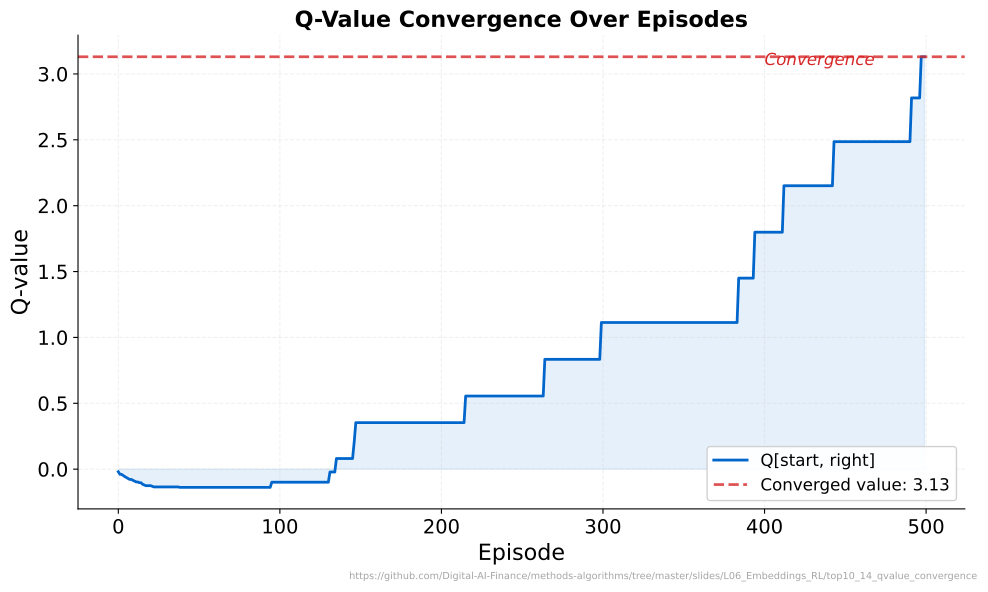

Reproduce this figure in Python.
"""Q-Value Convergence Over Episodes - Tracks Q-value for one state-action pair during Q-learning."""
import matplotlib.pyplot as plt
import numpy as np
from pathlib import Path
import sys
sys.path.insert(0, str(Path(__file__).resolve().parents[3] / 'templates'))
from chart_style import apply_style, COLORS, MLPURPLE, MLBLUE, MLORANGE, MLGREEN, MLRED, MLLAVENDER
apply_style()

CHART_METADATA = {
    "title": "Q-Value Convergence Over Episodes",
    "description": "Tracks Q[start, right] convergence during Q-learning on a 4x4 gridworld",
    "url": "https://github.com/Digital-AI-Finance/methods-algorithms/tree/master/slides/L06_Embeddings_RL/top10_14_qvalue_convergence"
}


np.random.seed(42)

# 4x4 gridworld Q-learning
grid_size = 4
n_states = grid_size * grid_size
n_actions = 4  # 0=up, 1=down, 2=left, 3=right
goal_state = n_states - 1  # bottom-right
alpha = 0.1
gamma = 0.95
epsilon = 0.1
n_episodes = 500

Q = np.zeros((n_states, n_actions))

def step(state, action, grid_size):
    row, col = divmod(state, grid_size)
    if action == 0:  # up
        row = max(0, row - 1)
    elif action == 1:  # down
        row = min(grid_size - 1, row + 1)
    elif action == 2:  # left
        col = max(0, col - 1)
    elif action == 3:  # right
        col = min(grid_size - 1, col + 1)
    next_state = row * grid_size + col
    reward = 10.0 if next_state == goal_state else -0.1
    done = next_state == goal_state
    return next_state, reward, done

# Track Q[0, 3] (start state, right action)
track_state, track_action = 0, 3
q_history = []

for ep in range(n_episodes):
    state = 0
    for _ in range(100):  # max steps
        if np.random.rand() < epsilon:
            action = np.random.randint(n_actions)
        else:
            action = np.argmax(Q[state])
        next_state, reward, done = step(state, action, grid_size)
        Q[state, action] += alpha * (reward + gamma * np.max(Q[next_state]) * (1 - done) - Q[state, action])
        state = next_state
        if done:
            break
    q_history.append(Q[track_state, track_action])

converged_value = q_history[-1]

fig, ax = plt.subplots(figsize=(10, 6))

ax.plot(range(n_episodes), q_history, color=MLBLUE, linewidth=2, label='Q[start, right]')
ax.axhline(y=converged_value, color=MLRED, linestyle='--', linewidth=2,
           label=f'Converged value: {converged_value:.2f}', alpha=0.8)

ax.fill_between(range(n_episodes), q_history, alpha=0.1, color=MLBLUE)

ax.set_title("Q-Value Convergence Over Episodes", fontsize=16, fontweight='bold')
ax.set_xlabel("Episode")
ax.set_ylabel("Q-value")
ax.legend(loc='lower right', fontsize=12, framealpha=0.9)

# Annotate convergence region
ax.annotate('Convergence', xy=(400, converged_value * 0.98),
            fontsize=12, color=MLRED, fontstyle='italic')

plt.figtext(0.99, 0.01, CHART_METADATA['url'],
            fontsize=7, color='gray', ha='right', va='bottom', alpha=0.7)
plt.tight_layout()
plt.savefig(Path(__file__).parent / 'chart.pdf', dpi=300, bbox_inches='tight', facecolor='white')
plt.close()
print("Chart saved: top10_14_qvalue_convergence/chart.pdf")
